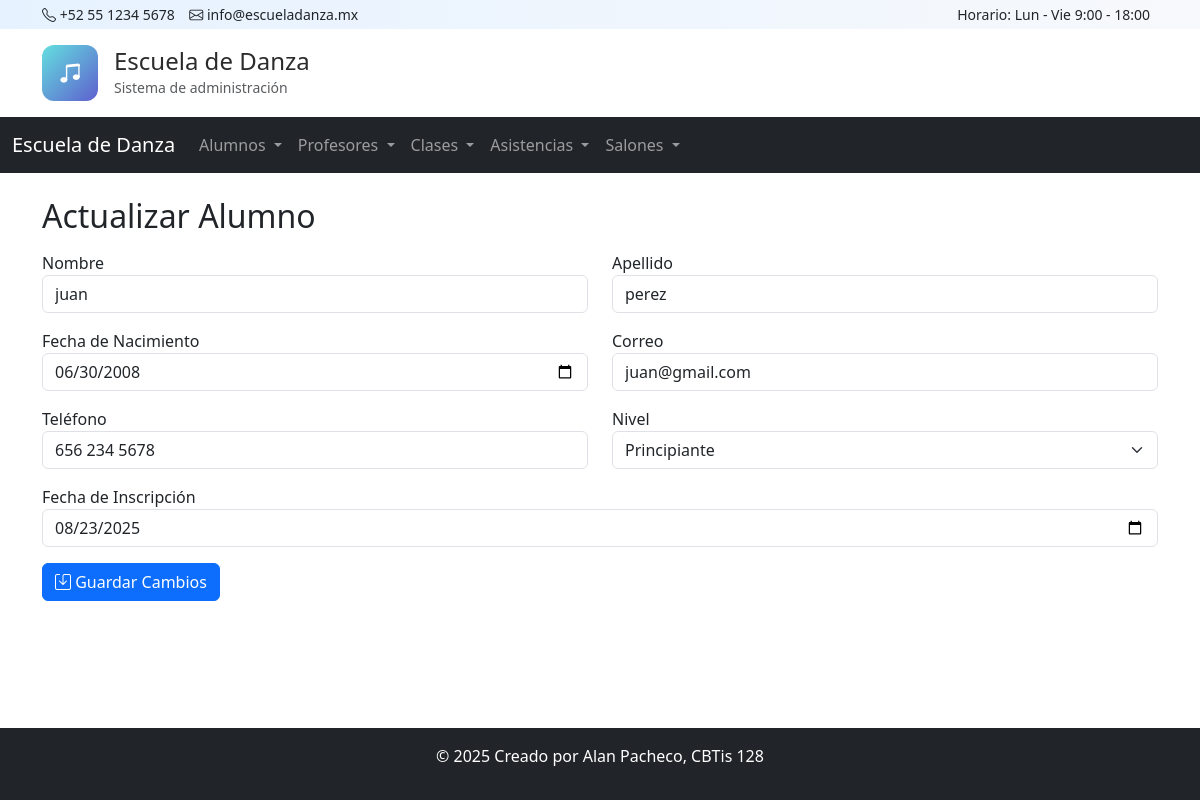
The page /alumnos/actualizar/1/ on the database its author committed.
### app_escueladanza/models.py (models this page shows, shortened)
class Alumno(models.Model):
    nombre = models.CharField(max_length=50)
    apellido = models.CharField(max_length=50)
    fecha_nacimiento = models.DateField()
    correo = models.EmailField(unique=True)
    telefono = models.CharField(max_length=15)
    nivel = models.CharField(max_length=30, choices=[
        ('Principiante', 'Principiante'),
        ('Intermedio', 'Intermedio'),
        ('Avanzado', 'Avanzado')
    ])
    fecha_inscripcion = models.DateField()

### app_escueladanza/views.py (the view, shortened to what this page needs)
# urls.py: path('alumnos/actualizar/<int:id>/', views.actualizar_alumno, name='actualizar_alumno'),
def actualizar_alumno(request, id):
    alumno = get_object_or_404(Alumno, id=id)
    return render(request, 'alumno/actualizar_alumno.html', {
        'alumno': alumno
    })

### app_escueladanza/templates/alumno/actualizar_alumno.html (shortened to what this page needs)
{% extends 'base.html' %}
{% block content %}
<h2>Actualizar Alumno</h2>
<form method="POST" action="{% url 'actualizar_alumno' alumno.id %}" class="mt-3">
<div class="row mb-3">
    <div class="col">
        <label>Nombre</label>
        <input type="text" name="nombre" class="form-control" value="{{ alumno.nombre }}" required>
    </div>
    <div class="col">
        <label>Apellido</label>
        <input type="text" name="apellido" class="form-control" value="{{ alumno.apellido }}" required>
    </div>
</div>
<div class="row mb-3">
    <div class="col">
        <label>Fecha de Nacimiento</label>
        <input type="date" name="fecha_nacimiento" class="form-control" value="{{ alumno.fecha_nacimiento|date:'Y-m-d' }}" required>
    </div>
    <div class="col">
        <label>Correo</label>
        <input type="email" name="correo" class="form-control" value="{{ alumno.correo }}" required>
    </div>
</div>
<div class="row mb-3">
    <div class="col">
        <label>Teléfono</label>
        <input type="text" name="telefono" class="form-control" value="{{ alumno.telefono }}" required>
    </div>
    <div class="col">
        <label>Nivel</label>
    <select name="nivel" class="form-select" required>
        <option value="Principiante" {% if alumno.nivel == 'Principiante' %}selected{% endif %}>Principiante</option>
    </select>
    </div>
</div>
<div class="mb-3">
    <label>Fecha de Inscripción</label>
    <input type="date" name="fecha_inscripcion" class="form-control" value="{{ alumno.fecha_inscripcion|date:'Y-m-d' }}" required>
</div>
<button type="submit" class="btn btn-primary"><i class="bi bi-save"></i> Guardar Cambios</button>
</form>
{% endblock %}

### rows shown on the page
Alumno: nombre "juan", apellido "perez", fecha_nacimiento "06/30/2008", correo "juan@gmail.com", telefono "656 234 5678", nivel "Principiante", fecha_inscripcion "08/23/2025"
